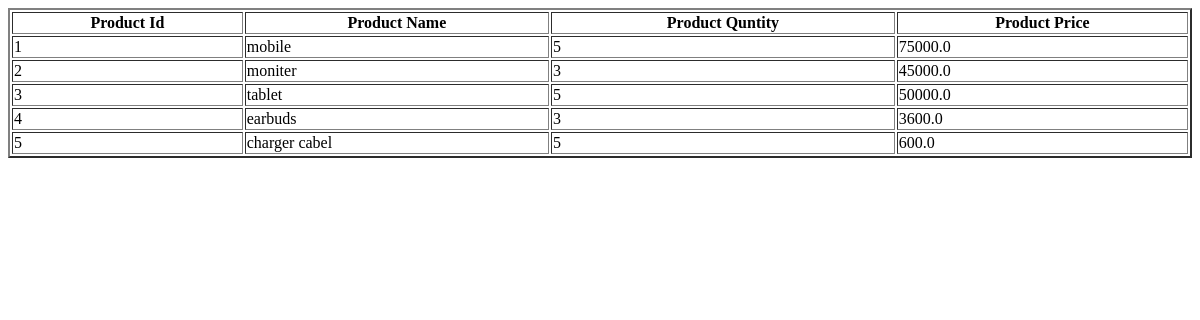
/prod_list/, run on an earlier commit of the app's database.
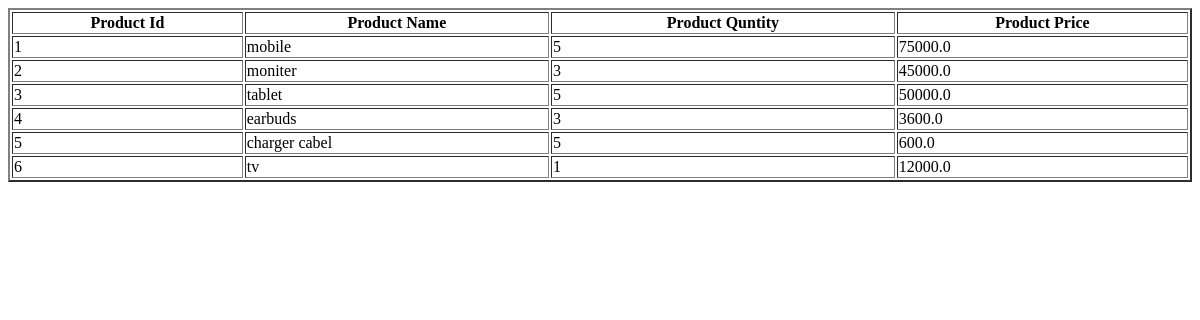
And on a later commit of the database.
### app/models.py (models this page shows)
class Product(models.Model):
    prodID=models.BigAutoField(primary_key=True)
    pname=models.CharField(max_length=20)
    qty=models.IntegerField()
    price=models.FloatField()

### app/views.py (the view)
# urls.py: path('prod_list/',ListProduct.as_view())
class ListProduct(ListView):
    model=Product
    template_name="all_product_temp.html"
    context_object_name="prod"

### app/templates/app/all_product_temp.html (shortened to what this page needs)
<!DOCTYPE html>
<html lang="en">
<head>
</head>
<body>
    <table border="2" width="100%">
        <tr>
            <th>Product Id</th>
            <th>Product Name</th>
            <th>Product Quntity</th>
            <th>Product Price</th>
        </tr>
        {% for p in prod %}
        <tr>
            <td>{{p.prodID}}</td>
            <td>{{p.pname}}</td>
            <td>{{p.qty}}</td>
            <td>{{p.price}}</td>
        </tr>
        {%endfor%}
    </table>
</body>
</html>

What changed in the data, as far as the page shows it:
added Product: prodID "6", pname "tv", qty "1", price "12000.0"
